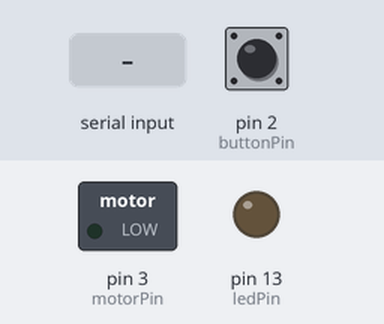
A sketch run on a simulated Arduino Uno, built with avr-gcc and run on an emulated ATmega328P. On the bench: switched loads named in the sketch (green lamp = pin HIGH), output pins drawn as LEDs (lit = HIGH). The inputs (shaded band) are chosen by the test bench; at power-on: pin 2 (buttonPin) LOW. What the sketch prints to the serial monitor is not drawn.

Above: at 1.2 s.
1.3 s: pin 2 (buttonPin) pulled HIGH for 0.15 s
At 1.4 s:
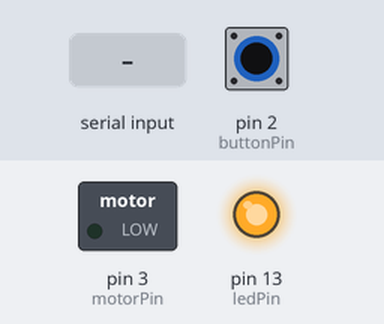
3.0 s: "1" received over Serial
At 3.15 s:
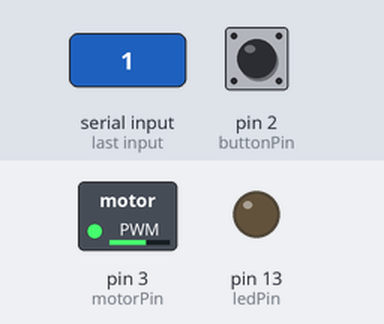
4.8 s: pin 2 (buttonPin) pulled HIGH for 1 s
At 6.5 s:
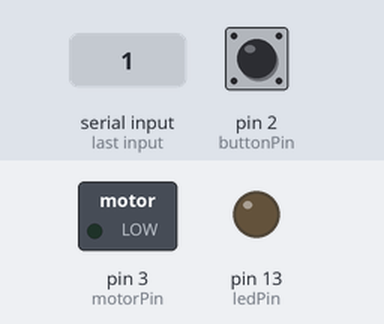
7.3 s: pin 2 (buttonPin) pulled HIGH for 3.2 s
At 7.7 s:
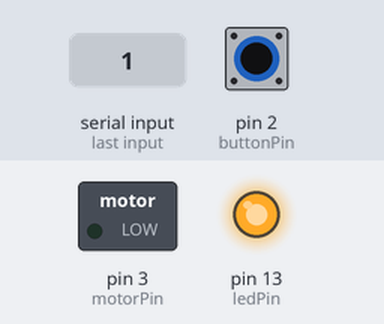
Timing chart, 0 to 12.0 s (numbered marks = the images above; inputs shaded):
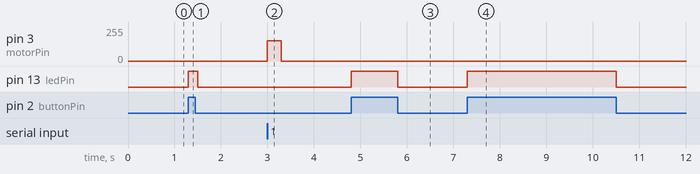

The sketch:

bluno.ino
```cpp
const int buttonPin = 2;     // the number of the pushbutton pin
const int ledPin =  13;      // the number of the LED pin
const int motorPin = 3;
int buttonState = 0;

void setup() {
  // initialize the LED pin as an output:
  pinMode(ledPin, OUTPUT);
  // initialize the pushbutton pin as an input:
  pinMode(buttonPin, INPUT);
  pinMode(motorPin,OUTPUT);
  //Serial.begin(9600);  //init the Serial
  Serial.begin(115200);  // correct speed for standalone mode
}

void loop() {
  // read the state of the pushbutton value:
  buttonState = digitalRead(buttonPin);

  // check if the pushbutton is pressed. If it is, the buttonState is HIGH:
  if (buttonState == HIGH) {
    // turn LED on:
    digitalWrite(ledPin, HIGH);
    Serial.write("B");
    delay(100);
  } else {
    // turn LED off:
    digitalWrite(ledPin, LOW);
  }
  if (Serial.available() > 0) {
    Serial.read();
    analogWrite(motorPin,153);
    delay(300);
  } else {
    analogWrite(motorPin,0);
  }
}
```

Measured:
- after the input at 1.3 s, pin 13 (ledPin): LOW → HIGH at once, → LOW 0.20 s later
- after the input at 3.0 s, pin 3 (motorPin): 0/255 → 153/255 at once, → 0/255 0.30 s later
- after the input at 4.8 s, pin 13 (ledPin): LOW → HIGH at once, → LOW 1.0 s later
- after the input at 7.3 s, pin 13 (ledPin): LOW → HIGH at once, → LOW 3.2 s later
